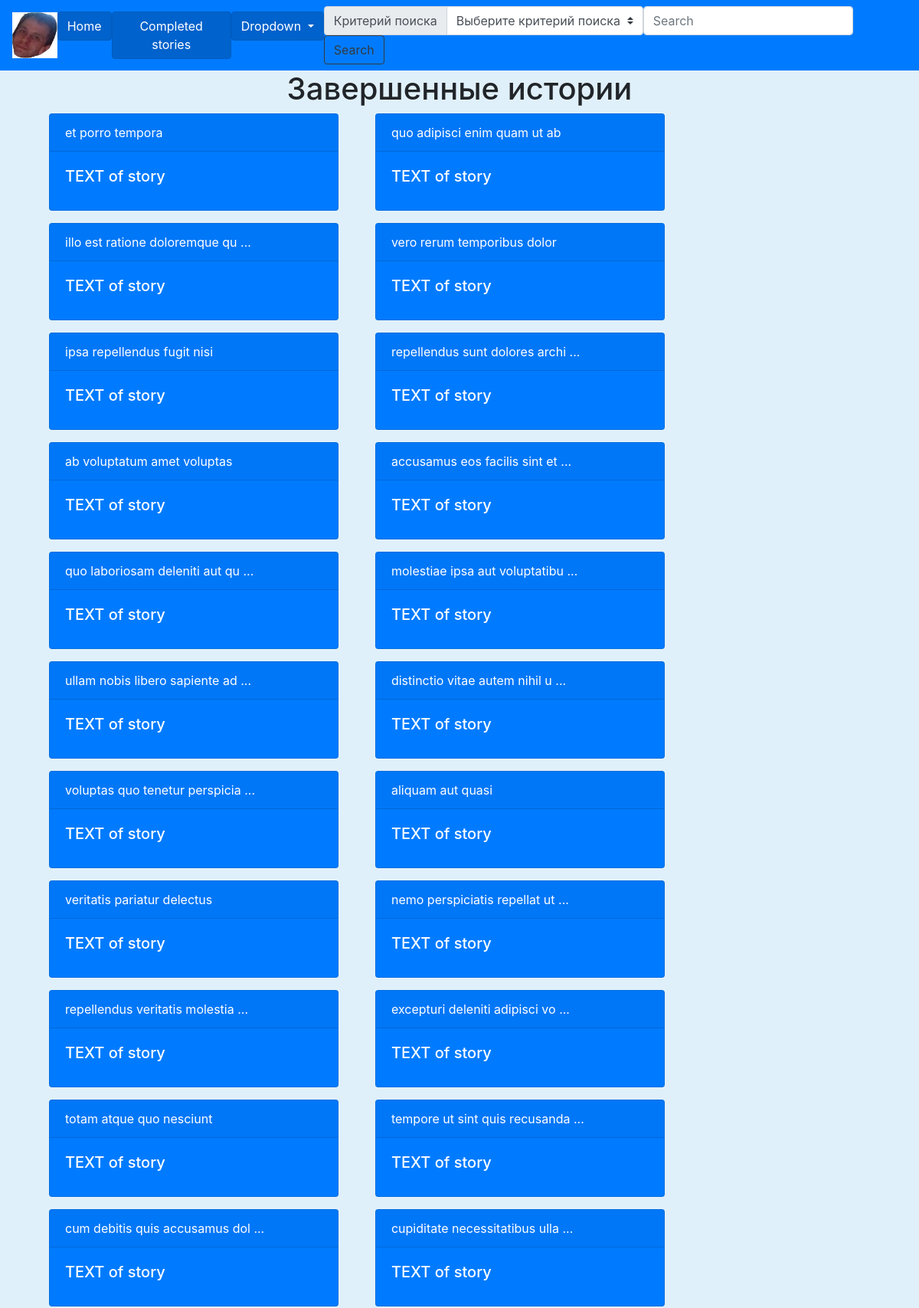
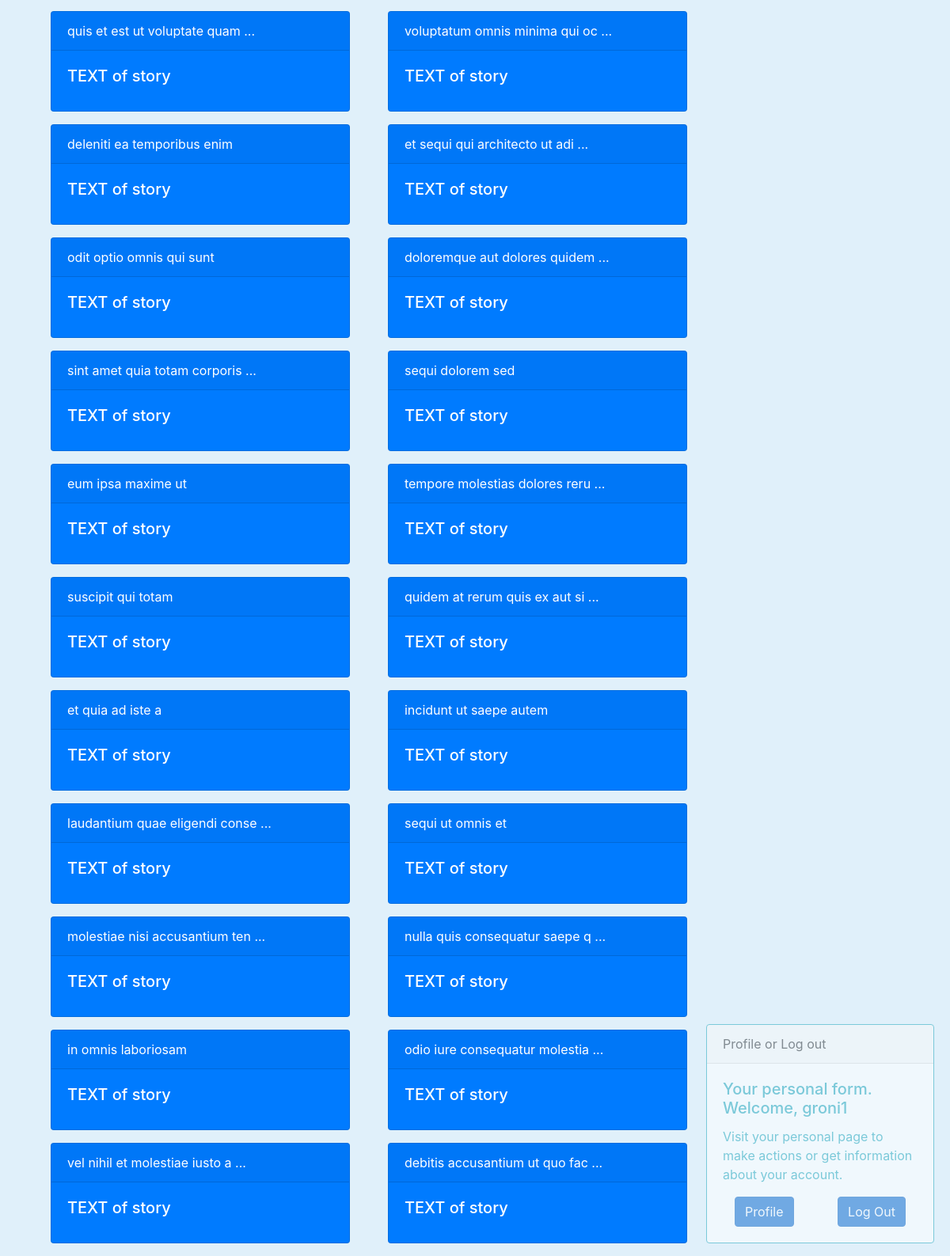
The page /completed_stories/ (signed in) on the database its author committed (2 pictures, top to bottom).
### mainpages/models.py (models this page shows, shortened)
class stories(models.Model):
    id = models.AutoField(primary_key=True)
    UserId=models.IntegerField(name='UserId',unique=False, default=1)
    title=models.CharField(name="title", max_length=300, help_text='Напишите название истории!',default="title")
    titleId=models.IntegerField(name='titleId', unique=True, default=1)
    pub_time=models.DateTimeField(name='pub_time', auto_now_add=True)
    text=models.CharField(max_length=300,default='TEXT')
    search_field='title'
    result_title_and_descrition=('title', 'text')
    storytitles = models.Manager()
    class Meta:
        verbose_name="Историю"
        verbose_name_plural="Истории"
        ordering=['-pub_time']

### users/models.py (models this page shows, shortened)
class CustomUser(AbstractUser):
    pass

### mainpages/views.py (the view)
# urls.py: path('completed_stories/', views.show_completed_stories, name='completed_stories'),
@Exception_catcher
def show_completed_stories(request):
    context={
        'completed_stories': stories.storytitles.all(),
    }
    return render(request, 'mainpages/completed_stories.html', context)

### mainpages/services.py (called while the page is built)
def Exception_catcher(func):
    @functools.wraps(func)
    def inner(request, *args, **kwargs):
        try:
            with transaction.atomic():
                return func(request, *args, **kwargs)
        except Exception as err:
            return error_response(err)
    return inner

### mainpages/templates/mainpages/completed_stories.html (shortened to what this page needs)
{% extends 'mainpages/layout.html' %}
{% block heading %} Завершенные истории {% endblock%}
{% block content%}
    <div class="row row-cols-1 row-cols-md-3 ml-3">
        {% for el in completed_stories%}
        <div class="card text-white bg-primary mb-3 ml-5" style="max-width: 10cm;">
            <div class="card-header">
                {% if el.title|length > 30 %}
                    {{el.title|slice:30}} ...
                {% else %}
                    {{ el.title }}
                {% endif %}
            </div>
            <div class="card-body">
            <h5 class="card-title">{{el.text}} of story</h5>
            </div>
        </div>
        {% endfor%}
    </div>
{% endblock %}

### mainpages/templates/mainpages/layout.html (shortened to what this page needs)
{% load static %}
<!DOCTYPE html>
<html lang="en">
<head>
  <link rel="stylesheet" href="https://stackpath.bootstrapcdn.com/bootstrap/4.5.2/css/bootstrap.min.css"
>
</head>
<body style="background-color: rgba(7, 139, 216, 0.123);">
  <nav class="navbar navbar-expand-lg navbar-light bg-primary">
    <img src="{% static 'mainpages/imgs/A-1.jpg' %}" style="width:60px;height:60px;" alt="Roflan-Zdarova">
    <div class="collapse navbar-collapse" id="navbarSupportedContent">
      <ul class="navbar-nav mr-auto">
        <li class="nav-item">
          <a href="{% url 'home_page' %}" class="btn btn-primary active" role="button" aria-pressed="true">Home</a>
        </li>
        <li class="nav-item">
          <a class="btn btn-primary active" href="{% url 'completed_stories' %}" role="button"
            aria-pressed="true">Completed stories</a>
        </li>
        <li class="nav-item dropdown">
          <a class="btn btn-primary active dropdown-toggle" href="#" id="navbarDropdown" role="button"
            data-toggle="dropdown" aria-haspopup="true" aria-expanded="false">
            Dropdown
          </a>
        </li>
      </ul>
      <form class="form-inline my-2 my-lg-0" action="{% url 'search_result' %}">
        <div class="input-group">
          <div class="input-group-prepend">
            <label class="input-group-text" for="inputGroupSelect01">Критерий поиска</label>
          </div>
          <select class="custom-select" id="inputGroupSelect01" name='criterion'>
            <option value='None' selected disabled hidden>Выберите критерий поиска</option>
          </select>
        </div>
        <input class="form-control mr-sm-2" type="search" placeholder="Search" aria-label="Search" name='search'>
        <button class="btn btn-outline-dark my-2 my-sm-0" type="submit">Search</button>
      </form>
    </div>
  </nav>
  <h1 class='text-center'>{% block heading %}{% endblock%}</h1>
  {% block content%}{% endblock %}
  {% if not user.is_authenticated %}
  <div id="Log_in_card">
    <div class="card border-info mb-3" style="max-width: 18rem;">
      <div class="card-header">Log in or Sign Up</div>
      <div class="card-body text-info">
        <h5 class="card-title">Welcome!</h5>
        <p class="card-text">Log in or Sign Up first! You may access additional content</p>
        <div class="col-12 col-md-12 btn-row">
          <a href="{%url 'log_in'%}" class="btn btn-primary active" role="button" aria-pressed="true">Log In</a>
          <a href="{%url 'signup'%}" class="btn btn-primary float-right active" role="button" aria-pressed="true">Sign
            Up</a>
        </div>
      </div>
    </div>
  </div>
  {% else %}
  <div id="User_card">
    <div class="card border-info mb-3" style="max-width: 18rem;">
      <div class="card-header">Profile or Log out</div>
      <div class="card-body text-info">
        <h5 class="card-title">Your personal form. Welcome, {{user.get_username}}</h5>
        <p class="card-text">Visit your personal page to make actions or get information about your account.</p>
        <div class="col-12 col-md-12 btn-row">
          <form action="{%url 'log_out'%}" method="POST">
            <a href="{%url 'profile' username=user.get_username%}" class="btn btn-primary active" role="button" aria-pressed="true">Profile</a>
            <button class="btn btn-primary float-right active" type="Submit">Log Out</button>
          </form>
        </div>
      </div>
    </div>
  </div>
  {% endif %}
</body>
</html>

### mainpages/templates/mainpages/layout.html (style rules this page uses)
#Log_in_card, #User_card { opacity: 0.5; filter: alpha(opacity=50); position: fixed; bottom: 0px; right: 20px; }

### rows shown on the page
stories: title "et porro tempora", text "TEXT"
stories: title "quo adipisci enim quam ut ab", text "TEXT"
stories: title "illo est ratione doloremque qu", text "TEXT"
stories: title "vero rerum temporibus dolor", text "TEXT"
stories: title "ipsa repellendus fugit nisi", text "TEXT"
stories: title "repellendus sunt dolores archi", text "TEXT"
stories: title "ab voluptatum amet voluptas", text "TEXT"
stories: title "accusamus eos facilis sint et", text "TEXT"
stories: title "quo laboriosam deleniti aut qu", text "TEXT"
stories: title "molestiae ipsa aut voluptatibu", text "TEXT"
stories: title "ullam nobis libero sapiente ad", text "TEXT"
stories: title "distinctio vitae autem nihil u", text "TEXT"
stories: title "voluptas quo tenetur perspicia", text "TEXT"
stories: title "aliquam aut quasi", text "TEXT"
stories: title "veritatis pariatur delectus", text "TEXT"
stories: title "nemo perspiciatis repellat ut", text "TEXT"
stories: title "repellendus veritatis molestia", text "TEXT"
stories: title "excepturi deleniti adipisci vo", text "TEXT"
stories: title "totam atque quo nesciunt", text "TEXT"
stories: title "tempore ut sint quis recusanda", text "TEXT"
stories: title "cum debitis quis accusamus dol", text "TEXT"
stories: title "cupiditate necessitatibus ulla", text "TEXT"
stories: title "quis et est ut voluptate quam", text "TEXT"
stories: title "voluptatum omnis minima qui oc", text "TEXT"
stories: title "deleniti ea temporibus enim", text "TEXT"
stories: title "et sequi qui architecto ut adi", text "TEXT"
stories: title "odit optio omnis qui sunt", text "TEXT"
stories: title "doloremque aut dolores quidem", text "TEXT"
stories: title "sint amet quia totam corporis", text "TEXT"
stories: title "sequi dolorem sed", text "TEXT"
stories: title "eum ipsa maxime ut", text "TEXT"
stories: title "tempore molestias dolores reru", text "TEXT"
stories: title "suscipit qui totam", text "TEXT"
stories: title "quidem at rerum quis ex aut si", text "TEXT"
stories: title "et quia ad iste a", text "TEXT"
stories: title "incidunt ut saepe autem", text "TEXT"
stories: title "laudantium quae eligendi conse", text "TEXT"
stories: title "sequi ut omnis et", text "TEXT"
stories: title "molestiae nisi accusantium ten", text "TEXT"
stories: title "nulla quis consequatur saepe q", text "TEXT"
stories: title "in omnis laboriosam", text "TEXT"
stories: title "odio iure consequatur molestia", text "TEXT"
stories: title "vel nihil et molestiae iusto a", text "TEXT"
stories: title "debitis accusantium ut quo fac", text "TEXT"
CustomUser: get_username "groni1"
